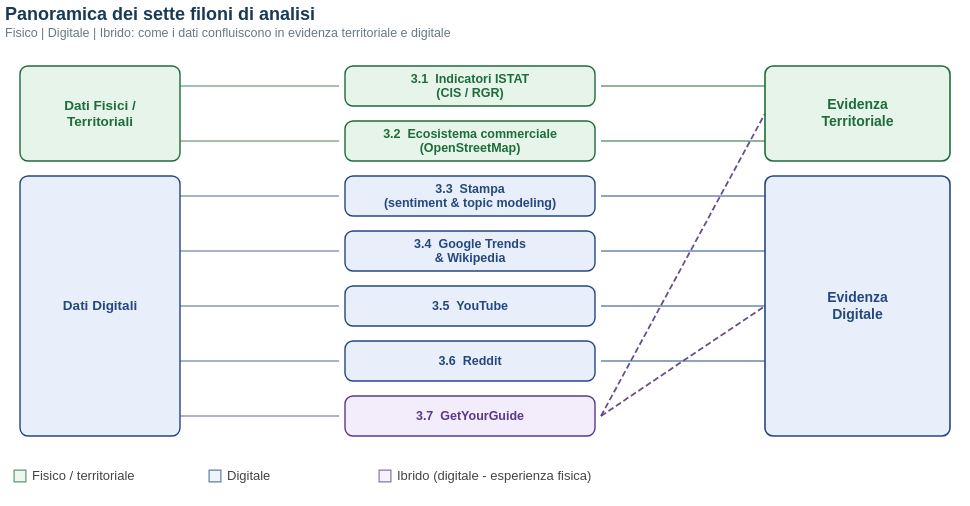

The specification (Vega-Lite) saved for this image:
### Vega-Lite specification from a JSON file in a GitHub repository (floating-point values rounded to 4 significant figures)
{"$schema": "https://vega.github.io/schema/vega-lite/v5.json", "description": "Schema logico: dalle famiglie di fonti ai sette filoni di analisi, fino alla sintesi in evidenza territoriale/digitale.", "title": {"text": "Panoramica dei sette filoni di analisi", "subtitle": "Fisico | Digitale | Ibrido: come i dati confluiscono in evidenza territoriale e digitale", "fontSize": 18, "subtitleFontSize": 12.5, "anchor": "start", "color": "#173B57", "subtitleColor": "#667985", "offset": 12}, "width": 960, "height": 450, "autosize": {"type": "pad", "contains": "padding", "resize": false}, "background": "#FFFFFF", "config": {"view": {"stroke": null}, "font": "Arial"}, "layer": [{"data": {"values": [{"x": 175, "y": 35.0, "x2": 334, "y2": 35.0, "edge_hex": "#1e6c3a", "bridge": false}, {"x": 175, "y": 90.0, "x2": 334, "y2": 90.0, "edge_hex": "#1e6c3a", "bridge": false}, {"x": 175, "y": 145.0, "x2": 334, "y2": 145.0, "edge_hex": "#24487e", "bridge": false}, {"x": 175, "y": 200.0, "x2": 334, "y2": 200.0, "edge_hex": "#24487e", "bridge": false}, {"x": 175, "y": 255.0, "x2": 334, "y2": 255.0, "edge_hex": "#24487e", "bridge": false}, {"x": 175, "y": 310.0, "x2": 334, "y2": 310.0, "edge_hex": "#24487e", "bridge": false}, {"x": 175, "y": 365.0, "x2": 334, "y2": 365.0, "edge_hex": "#5a3a86", "bridge": false}]}, "mark": {"type": "rule", "strokeWidth": 1.6, "opacity": 0.55, "clip": true}, "encoding": {"x": {"field": "x", "type": "quantitative", "scale": {"domain": [0, 960], "range": [0, 960]}, "axis": null}, "y": {"field": "y", "type": "quantitative", "scale": {"domain": [0, 450], "range": [0, 450]}, "axis": null}, "x2": {"field": "x2"}, "y2": {"field": "y2"}, "color": {"field": "edge_hex", "type": "nominal", "scale": null}}}, {"data": {"values": [{"x": 596, "y": 35.0, "x2": 760, "y2": 35.0, "edge_hex": "#1e6c3a", "bridge": false}, {"x": 596, "y": 90.0, "x2": 760, "y2": 90.0, "edge_hex": "#1e6c3a", "bridge": false}, {"x": 596, "y": 145.0, "x2": 760, "y2": 145.0, "edge_hex": "#24487e", "bridge": false}, {"x": 596, "y": 200.0, "x2": 760, "y2": 200.0, "edge_hex": "#24487e", "bridge": false}, {"x": 596, "y": 255.0, "x2": 760, "y2": 255.0, "edge_hex": "#24487e", "bridge": false}, {"x": 596, "y": 310.0, "x2": 760, "y2": 310.0, "edge_hex": "#24487e", "bridge": false}, {"x": 596, "y": 365.0, "x2": 760, "y2": 62.5, "edge_hex": "#5a3a86", "bridge": true}, {"x": 596, "y": 365.0, "x2": 760, "y2": 255.0, "edge_hex": "#5a3a86", "bridge": true}]}, "mark": {"type": "rule", "strokeWidth": 1.8, "clip": true}, "encoding": {"x": {"field": "x", "type": "quantitative", "scale": {"domain": [0, 960], "range": [0, 960]}, "axis": null}, "y": {"field": "y", "type": "quantitative", "scale": {"domain": [0, 450], "range": [0, 450]}, "axis": null}, "x2": {"field": "x2"}, "y2": {"field": "y2"}, "color": {"field": "edge_hex", "type": "nominal", "scale": null}, "opacity": {"condition": {"test": "datum.bridge", "value": 0.9}, "value": 0.5}, "strokeDash": {"condition": {"test": "datum.bridge", "value": [6, 3]}, "value": [1, 0]}}}, {"data": {"values": [{"id": "fam_fisico", "y": 15, "y2": 110, "label": "Dati Fisici /\nTerritoriali", "fam": "fisico", "cy": 62.5, "x": 15, "x2": 175, "cx": 95.0, "fill_hex": "#e6f4ea", "txt_hex": "#1e6c3a"}, {"id": "fam_digitale", "y": 125, "y2": 385, "label": "Dati Digitali", "fam": "digitale", "cy": 255.0, "x": 15, "x2": 175, "cx": 95.0, "fill_hex": "#e8effa", "txt_hex": "#24487e"}]}, "mark": {"type": "rect", "cornerRadius": 8, "strokeWidth": 1.4, "opacity": 1, "fillOpacity": 1}, "encoding": {"x": {"field": "x", "type": "quantitative", "scale": {"domain": [0, 960], "range": [0, 960]}, "axis": null}, "y": {"field": "y", "type": "quantitative", "scale": {"domain": [0, 450], "range": [0, 450]}, "axis": null}, "x2": {"field": "x2"}, "y2": {"field": "y2"}, "fill": {"field": "fill_hex", "type": "nominal", "scale": null}, "stroke": {"field": "txt_hex", "type": "nominal", "scale": null}}}, {"data": {"values": [{"id": "f1", "y": 15, "y2": 55, "label": "3.1  Indicatori ISTAT\n(CIS / RGR)", "fam": "fisico", "cy": 35.0, "x": 340, "x2": 590, "cx": 465.0, "fill_hex": "#e6f4ea", "txt_hex": "#1e6c3a"}, {"id": "f2", "y": 70, "y2": 110, "label": "3.2  Ecosistema commerciale\n(OpenStreetMap)", "fam": "fisico", "cy": 90.0, "x": 340, "x2": 590, "cx": 465.0, "fill_hex": "#e6f4ea", "txt_hex": "#1e6c3a"}, {"id": "f3", "y": 125, "y2": 165, "label": "3.3  Stampa\n(sentiment & topic modeling)", "fam": "digitale", "cy": 145.0, "x": 340, "x2": 590, "cx": 465.0, "fill_hex": "#e8effa", "txt_hex": "#24487e"}, {"id": "f4", "y": 180, "y2": 220, "label": "3.4  Google Trends\n& Wikipedia", "fam": "digitale", "cy": 200.0, "x": 340, "x2": 590, "cx": 465.0, "fill_hex": "#e8effa", "txt_hex": "#24487e"}, {"id": "f5", "y": 235, "y2": 275, "label": "3.5  YouTube", "fam": "digitale", "cy": 255.0, "x": 340, "x2": 590, "cx": 465.0, "fill_hex": "#e8effa", "txt_hex": "#24487e"}, {"id": "f6", "y": 290, "y2": 330, "label": "3.6  Reddit", "fam": "digitale", "cy": 310.0, "x": 340, "x2": 590, "cx": 465.0, "fill_hex": "#e8effa", "txt_hex": "#24487e"}, {"id": "f7", "y": 345, "y2": 385, "label": "3.7  GetYourGuide", "fam": "misto", "cy": 365.0, "x": 340, "x2": 590, "cx": 465.0, "fill_hex": "#f3ecfa", "txt_hex": "#5a3a86"}]}, "mark": {"type": "rect", "cornerRadius": 8, "strokeWidth": 1.4, "opacity": 1, "fillOpacity": 1}, "encoding": {"x": {"field": "x", "type": "quantitative", "scale": {"domain": [0, 960], "range": [0, 960]}, "axis": null}, "y": {"field": "y", "type": "quantitative", "scale": {"domain": [0, 450], "range": [0, 450]}, "axis": null}, "x2": {"field": "x2"}, "y2": {"field": "y2"}, "fill": {"field": "fill_hex", "type": "nominal", "scale": null}, "stroke": {"field": "txt_hex", "type": "nominal", "scale": null}}}, {"data": {"values": [{"id": "out_terr", "y": 15, "y2": 110, "label": "Evidenza\nTerritoriale", "fam": "fisico", "cy": 62.5, "x": 760, "x2": 945, "cx": 852.5, "fill_hex": "#e6f4ea", "txt_hex": "#1e6c3a"}, {"id": "out_dig", "y": 125, "y2": 385, "label": "Evidenza\nDigitale", "fam": "digitale", "cy": 255.0, "x": 760, "x2": 945, "cx": 852.5, "fill_hex": "#e8effa", "txt_hex": "#24487e"}]}, "mark": {"type": "rect", "cornerRadius": 8, "strokeWidth": 1.6, "opacity": 1, "fillOpacity": 1}, "encoding": {"x": {"field": "x", "type": "quantitative", "scale": {"domain": [0, 960], "range": [0, 960]}, "axis": null}, "y": {"field": "y", "type": "quantitative", "scale": {"domain": [0, 450], "range": [0, 450]}, "axis": null}, "x2": {"field": "x2"}, "y2": {"field": "y2"}, "fill": {"field": "fill_hex", "type": "nominal", "scale": null}, "stroke": {"field": "txt_hex", "type": "nominal", "scale": null}}}, {"data": {"values": [{"cx": 95.0, "y": 54.5, "text": "Dati Fisici /", "txt_hex": "#1e6c3a", "fs": 13.5}, {"cx": 95.0, "y": 70.5, "text": "Territoriali", "txt_hex": "#1e6c3a", "fs": 13.5}, {"cx": 95.0, "y": 255.0, "text": "Dati Digitali", "txt_hex": "#24487e", "fs": 13.5}]}, "mark": {"type": "text", "fontWeight": "bold", "align": "center", "baseline": "middle"}, "encoding": {"x": {"field": "cx", "type": "quantitative", "scale": {"domain": [0, 960], "range": [0, 960]}, "axis": null}, "y": {"field": "y", "type": "quantitative", "scale": {"domain": [0, 450], "range": [0, 450]}, "axis": null}, "text": {"field": "text", "type": "nominal"}, "color": {"field": "txt_hex", "type": "nominal", "scale": null}, "size": {"field": "fs", "type": "quantitative", "scale": null, "legend": null}}}, {"data": {"values": [{"cx": 465.0, "y": 27.75, "text": "3.1  Indicatori ISTAT", "txt_hex": "#1e6c3a", "fs": 12.5}, {"cx": 465.0, "y": 42.25, "text": "(CIS / RGR)", "txt_hex": "#1e6c3a", "fs": 12.5}, {"cx": 465.0, "y": 82.75, "text": "3.2  Ecosistema commerciale", "txt_hex": "#1e6c3a", "fs": 12.5}, {"cx": 465.0, "y": 97.25, "text": "(OpenStreetMap)", "txt_hex": "#1e6c3a", "fs": 12.5}, {"cx": 465.0, "y": 137.8, "text": "3.3  Stampa", "txt_hex": "#24487e", "fs": 12.5}, {"cx": 465.0, "y": 152.2, "text": "(sentiment & topic modeling)", "txt_hex": "#24487e", "fs": 12.5}, {"cx": 465.0, "y": 192.8, "text": "3.4  Google Trends", "txt_hex": "#24487e", "fs": 12.5}, {"cx": 465.0, "y": 207.2, "text": "& Wikipedia", "txt_hex": "#24487e", "fs": 12.5}, {"cx": 465.0, "y": 255.0, "text": "3.5  YouTube", "txt_hex": "#24487e", "fs": 12.5}, {"cx": 465.0, "y": 310.0, "text": "3.6  Reddit", "txt_hex": "#24487e", "fs": 12.5}, {"cx": 465.0, "y": 365.0, "text": "3.7  GetYourGuide", "txt_hex": "#5a3a86", "fs": 12.5}]}, "mark": {"type": "text", "fontWeight": "bold", "align": "center", "baseline": "middle"}, "encoding": {"x": {"field": "cx", "type": "quantitative", "scale": {"domain": [0, 960], "range": [0, 960]}, "axis": null}, "y": {"field": "y", "type": "quantitative", "scale": {"domain": [0, 450], "range": [0, 450]}, "axis": null}, "text": {"field": "text", "type": "nominal"}, "color": {"field": "txt_hex", "type": "nominal", "scale": null}, "size": {"field": "fs", "type": "quantitative", "scale": null, "legend": null}}}, {"data": {"values": [{"cx": 852.5, "y": 54.0, "text": "Evidenza", "txt_hex": "#1e6c3a", "fs": 14}, {"cx": 852.5, "y": 71.0, "text": "Territoriale", "txt_hex": "#1e6c3a", "fs": 14}, {"cx": 852.5, "y": 246.5, "text": "Evidenza", "txt_hex": "#24487e", "fs": 14}, {"cx": 852.5, "y": 263.5, "text": "Digitale", "txt_hex": "#24487e", "fs": 14}]}, "mark": {"type": "text", "fontWeight": "bold", "align": "center", "baseline": "middle"}, "encoding": {"x": {"field": "cx", "type": "quantitative", "scale": {"domain": [0, 960], "range": [0, 960]}, "axis": null}, "y": {"field": "y", "type": "quantitative", "scale": {"domain": [0, 450], "range": [0, 450]}, "axis": null}, "text": {"field": "text", "type": "nominal"}, "color": {"field": "txt_hex", "type": "nominal", "scale": null}, "size": {"field": "fs", "type": "quantitative", "scale": null, "legend": null}}}, {"data": {"values": [{"x": 15, "y": 425, "fill_hex": "#e6f4ea", "txt_hex": "#1e6c3a"}, {"x": 210, "y": 425, "fill_hex": "#e8effa", "txt_hex": "#24487e"}, {"x": 380, "y": 425, "fill_hex": "#f3ecfa", "txt_hex": "#5a3a86"}]}, "mark": {"type": "point", "shape": "square", "size": 140, "filled": true}, "encoding": {"x": {"field": "x", "type": "quantitative", "scale": {"domain": [0, 960], "range": [0, 960]}, "axis": null}, "y": {"field": "y", "type": "quantitative", "scale": {"domain": [0, 450], "range": [0, 450]}, "axis": null}, "color": {"field": "fill_hex", "type": "nominal", "scale": null}, "stroke": {"field": "txt_hex", "type": "nominal", "scale": null}, "strokeWidth": {"value": 1.2}}}, {"data": {"values": [{"x": 27, "y": 425, "label": "Fisico / territoriale"}, {"x": 222, "y": 425, "label": "Digitale"}, {"x": 392, "y": 425, "label": "Ibrido (digitale - esperienza fisica)"}]}, "mark": {"type": "text", "fontSize": 13, "align": "left", "baseline": "middle", "color": "#444"}, "encoding": {"x": {"field": "x", "type": "quantitative", "scale": {"domain": [0, 960], "range": [0, 960]}, "axis": null}, "y": {"field": "y", "type": "quantitative", "scale": {"domain": [0, 450], "range": [0, 450]}, "axis": null}, "text": {"field": "label", "type": "nominal"}}}]}
